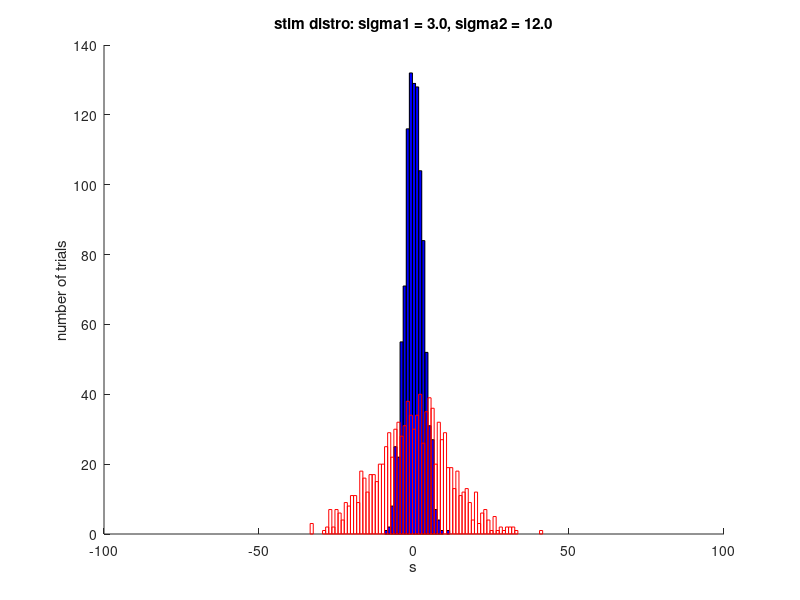
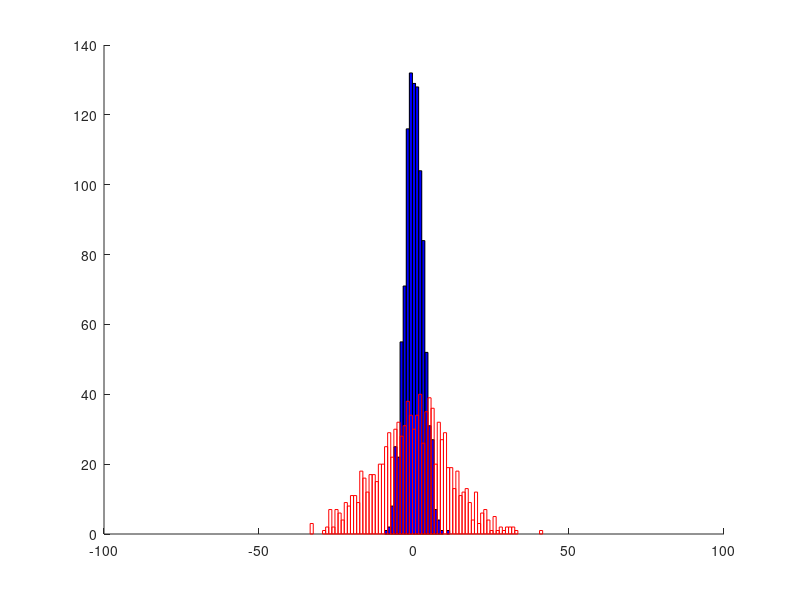

Source code (MATLAB) for these figures, in order: (Note: this script raises an error after producing the figures.)
% rd_simQamar2.m

% Simulate narrow and wide distributions (cat 1 and 2) convolved with
% narrow and wide distributions (low internal noise nad high internal
% noise) to see if the criterion is always where the distributions
% intersect

%% setup
mu = 0;
sigma1 = 3;
sigma2 = 12;
xsigma1 = 0;
xsigma2 = 8;
n = 1000;

crit = 1.75; % that is, symmetrical criteria, [-crit crit]

%% get the stimulus distribution
% s is the stimulus presented on each trial
s1 = normrnd(mu, sigma1, n, 1);
s2 = normrnd(mu, sigma2, n, 1);

%% simulate x
% x is the sensory measurement (internal signal) on each trial
% for iTrial = 1:numel(s1)
%     x1(iTrial) = normrnd(s1(iTrial), xsigma1);
%     x2(iTrial) = normrnd(s2(iTrial), xsigma2);
% end
x1s1 = normrnd(s1, xsigma1);
x1s2 = normrnd(s2, xsigma1);
x2s1 = normrnd(s1, xsigma2);
x2s2 = normrnd(s2, xsigma2);

%% find means and stds of resulting x distributions
[muhat(1,1) sighat(1,1)] = normfit(x1s1);
[muhat(2,1) sighat(2,1)] = normfit(x2s1);
[muhat(1,2) sighat(1,2)] = normfit(x1s2);
[muhat(2,2) sighat(2,2)] = normfit(x2s2);

%% find categorization choices
% choice(:,1,1) = choose category 1 given stimulus 1
x1Choice(:,1,1) = abs(x1s1) < crit; % assume symmetrica criteria
x1Choice(:,2,1) = abs(x1s1) > crit;
x1Choice(:,1,2) = abs(x1s2) < crit; 
x1Choice(:,2,2) = abs(x1s2) > crit;

x2Choice(:,1,1) = abs(x2s1) < crit; 
x2Choice(:,2,1) = abs(x2s1) > crit;
x2Choice(:,1,2) = abs(x2s2) < crit; 
x2Choice(:,2,2) = abs(x2s2) > crit;

x1ChoiceMean = squeeze(mean(x1Choice,1))'; % stim x choice
x2ChoiceMean = squeeze(mean(x2Choice,1))';

%% plots
histCenters = -60:60;
% stimulus distributions
figure
hold on
hist(s1, histCenters)
hist(s2, histCenters)
hh = get(gca,'child');
set(hh(1),'FaceColor','none','EdgeColor','r');
set(hh(2),'FaceColor','b','EdgeColor','k');
xlabel('s')
ylabel('number of trials')
title(sprintf('stim distro: sigma1 = %1.1f, sigma2 = %1.1f', sigma1, sigma2))

% x1 distributions
figure
hold on
hist(x1s1, histCenters)
hist(x1s2, histCenters)
hh = get(gca,'child');
set(hh(1),'FaceColor','none','EdgeColor','r');
set(hh(2),'FaceColor','b','EdgeColor','k');
ph = plot_vertical_line([-crit crit],[.5 .5 .5]);
set(ph,'LineWidth',2)
xlabel('x')
ylabel('number of trials')
title(sprintf('x distro: sigma1 = %1.1f, sigma2 = %1.1f, xsigma = %1.1f', ...
    sigma1, sigma2, xsigma1))

% x2 distributions
figure
hold on
hist(x2s1, histCenters)
hist(x2s2, histCenters)
hh = get(gca,'child');
set(hh(1),'FaceColor','none','EdgeColor','r');
set(hh(2),'FaceColor','b','EdgeColor','k');
ph = plot_vertical_line([-crit crit],[.5 .5 .5]);
set(ph,'LineWidth',2)
xlabel('x')
ylabel('number of trials')
title(sprintf('x distro: sigma1 = %1.1f, sigma2 = %1.1f, xsigma = %1.1f', ...
    sigma1, sigma2, xsigma2))

% stds of x distributions
figure
bar(sighat')
xlabel('stimulus')
ylabel('standard deviation of x')
legend('x1','x2','Location','best')

% fit pdfs
ylims = [0 .15];
figure
% x1
subplot(1,2,1)
hold on
plot(histCenters, normpdf(histCenters, muhat(1,1), sighat(1,1)))
plot(histCenters, normpdf(histCenters, muhat(1,2), sighat(1,2)),'r')
ylim(ylims)
xlabel('x1')
% x2
subplot(1,2,2)
hold on
plot(histCenters, normpdf(histCenters, muhat(2,1), sighat(2,1)))
plot(histCenters, normpdf(histCenters, muhat(2,2), sighat(2,2)),'r')
ylim(ylims)
xlabel('x2')
legend('s1','s2')
rd_supertitle(sprintf('sigma1 = %1.1f, sigma2 = %1.1f, xsigma1 = %1.1f, xsigma2 = %1.1f', ... sigma1, sigma2, xsigma2))
    sigma1, sigma2, xsigma1, xsigma2))

% choice behavior
figure
bar(x1ChoiceMean)
xlabel('stimulus')
ylabel('proportion choice')
legend('cat 1','cat 2','Location','best')
title(sprintf('x1: sigma1 = %1.1f, sigma2 = %1.1f, xsigma = %1.1f, crit = %d', ...
    sigma1, sigma2, xsigma1, crit))

figure
bar(x2ChoiceMean)
xlabel('stimulus')
ylabel('proportion choice')
legend('cat 1','cat 2','Location','best')
title(sprintf('x2: sigma1 = %1.1f, sigma2 = %1.1f, xsigma = %1.1f, crit = %d', ...
    sigma1, sigma2, xsigma2, crit))
